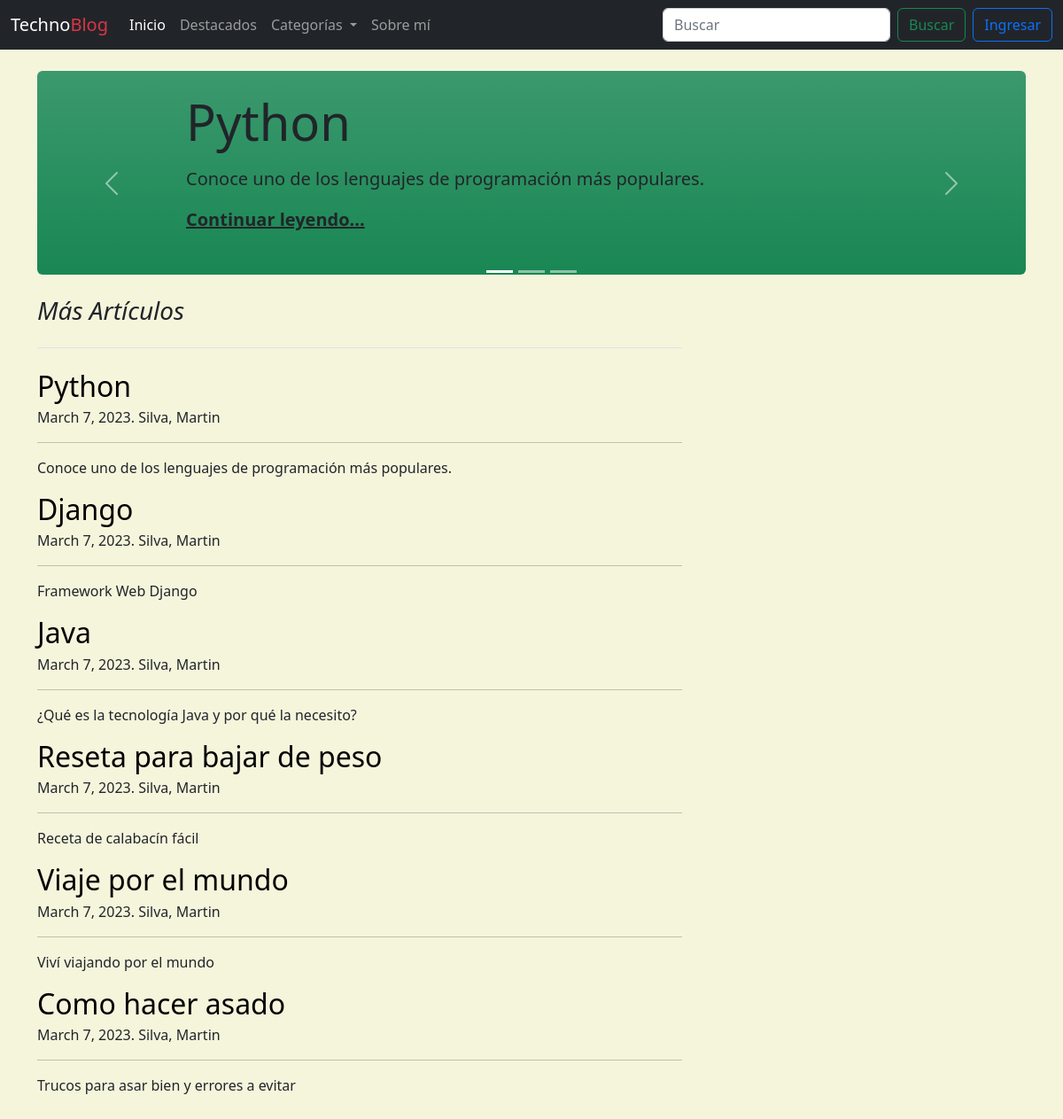
Before: / with the older database file.
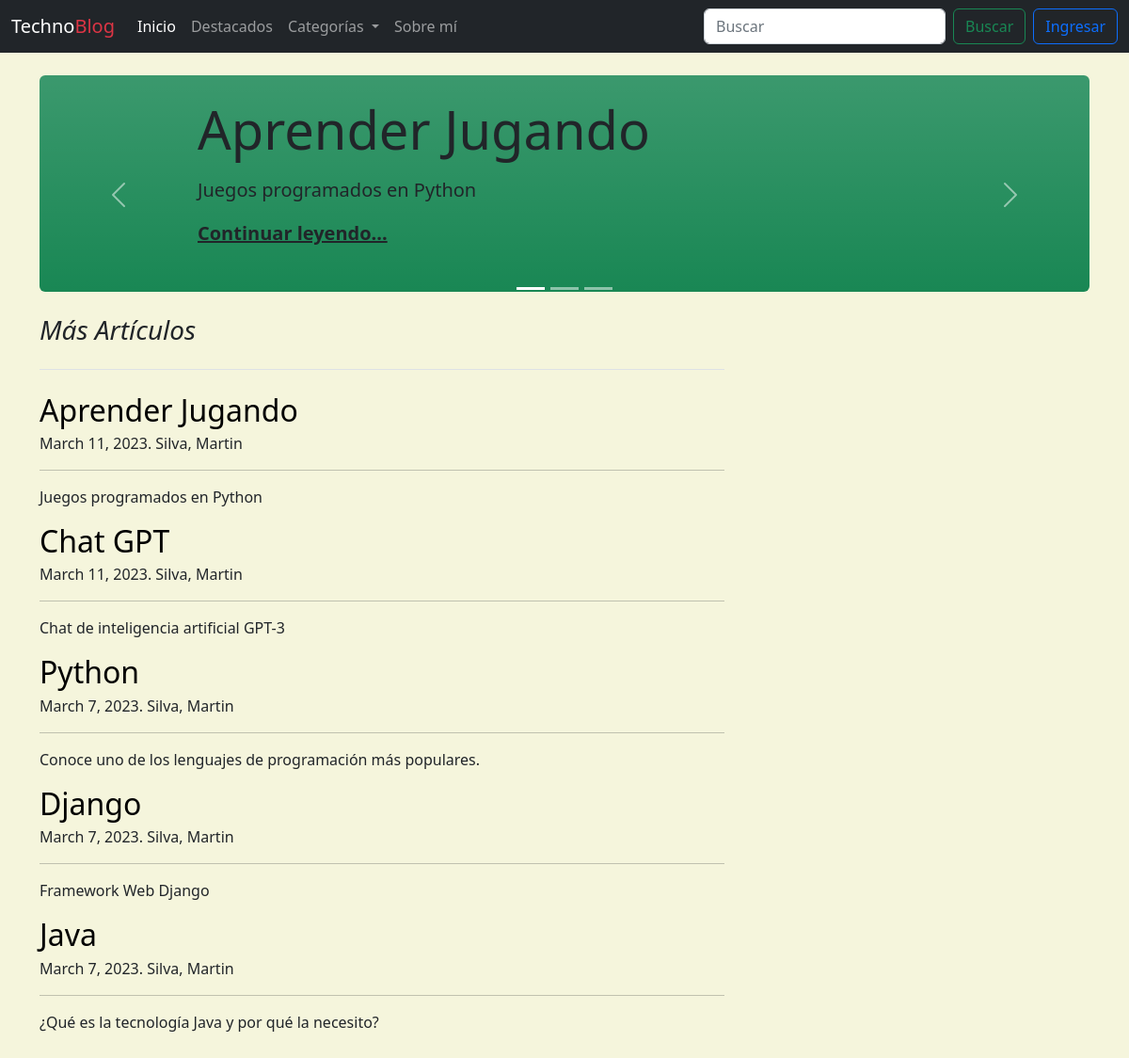
After: the same page with the newer database file.
### blogs/models.py (models this page shows, shortened)
class Post(models.Model):
    title = models.CharField(max_length=255)
    slug = models.SlugField(unique=True)
    overview = models.TextField()
    date_created = models.DateTimeField(auto_now_add=True)
    content = models.TextField()
    author = models.ForeignKey(settings.AUTH_USER_MODEL, on_delete=models.PROTECT)
    categories = models.ManyToManyField('Category')
    featured = models.BooleanField(default=False)
    image = models.ImageField(upload_to='post_images/', blank=True, null=True)
    pub_date = models.DateTimeField(default=timezone.now)
    def get_absolute_url(self):
        return reverse("blogs:post", kwargs={"slug": self.slug})
    class Meta:
        ordering = ["-date_created"]

### users/models.py (models this page shows)
class User(AbstractUser):
    def __str__(self):
        return f'{self.last_name}, {self.first_name}'

### blogs/views.py (the view)
# urls.py: path('', views.home_page),
def home_page(request):
    posts = Post.objects.filter(
        pub_date__lte=timezone.now()
    )
    featured = Post.objects.filter(featured=True).filter(
        pub_date__lte=timezone.now()
    )[:3]
    context = {
        'post_list': posts,
        'featured': featured
    }
    return render(request, 'blogs/home_page.html', context=context)

### blogs/context_processors.py (called while the page is built)
def categories_processor(request):
    categories = Category.objects.all()
    return {
        'categories': categories
    }

### blogs/templates/blogs/home_page.html (shortened to what this page needs)
{% extends 'base.html' %}
{% block content %}
<div class="container-xxl bd-gutter mt-3 my-md-4 bd-layout">
    <main class="container">
        <div class="row g-5">
            <div class="col-md-12">
                {% include "blogs/featured.html" %}
            </div>
        </div>
        <div class="row g-5">
            <div class="col-md-8">
                <h3 class="pb-4 mb-4 fst-italic border-bottom">
                    Más Artículos
                </h3>
                {% for post in post_list %}
                    <article class="blog-post">
                        <h2 class="blog-post-title mb-1">
                            <a href="{{ post.get_absolute_url }}" style="text-decoration: none"
                               class="text-black">
                                {{ post.title }}
                            </a>
                        </h2>
                        <p class="blog-post-meta">{{ post.pub_date.date }}. {{post.author}}</p>
                        <hr>
                        <p>{{ post.overview }}</p>
                    </article>
                {% endfor %}
            </div>
        </div>
    </main>
</div>
{% endblock content %}

### blogs/templates/blogs/featured.html (shortened to what this page needs)
<div id="carouselIndicators" class="carousel slide" data-bs-ride="true">
    <div class="carousel-indicators">
        <button type="button" data-bs-target="#carouselIndicators" data-bs-slide-to="0" class="active"
                aria-current="true" aria-label="Slide 1"></button>
        <button type="button" data-bs-target="#carouselIndicators" data-bs-slide-to="1"
                aria-label="Slide 2"></button>
        <button type="button" data-bs-target="#carouselIndicators" data-bs-slide-to="2"
                aria-label="Slide 3"></button>
    </div>
    <div class="carousel-inner">
        {% for f in featured %}
            <div class="carousel-item {% if f == featured|first %}active{% endif %}">
                <div class="px-5 p-md-4 mb-4 rounded text-bg-success bg-gradient text-dark" style="height: 230px">
                    <div class="col-md-10 px-5 mx-5">
                        <h1 class="display-4 fw-dark px-5">{{ f.title }}</h1>
                        <p class="lead my-3 px-5">{{ f.overview }}</p>
                        <p class="lead mb-0 px-5"><a href="{{ f.get_absolute_url }}" class="text-dark fw-bold">Continuar
                            leyendo...</a></p>
                    </div>
                </div>
            </div>
        {% endfor %}
    </div>
    <button class="carousel-control-prev" type="button" data-bs-target="#carouselIndicators"
            data-bs-slide="prev">
        <span class="carousel-control-prev-icon" aria-hidden="true"></span>
    </button>
    <button class="carousel-control-next" type="button" data-bs-target="#carouselIndicators"
            data-bs-slide="next">
        <span class="carousel-control-next-icon" aria-hidden="true"></span>
    </button>
</div>

Changed rows visible on the page:
no longer on one of the page's lists (row unchanged): Post: title "Python", overview "Conoce uno de los lenguajes de programación más populares."
removed Post: title "Reseta para bajar de peso", pub_date "March 7, 2023", author "Silva, Martin", overview "Receta de calabacín fácil", shown under "Más Artículos"
removed Post: title "Viaje por el mundo", pub_date "March 7, 2023", author "Silva, Martin", overview "Viví viajando por el mundo", shown under "Más Artículos"
removed Post: title "Como hacer asado", pub_date "March 7, 2023", author "Silva, Martin", overview "Trucos para asar bien y errores a evitar", shown under "Más Artículos"
added Post: title "Aprender Jugando", overview "Juegos programados en Python", pub_date "March 11, 2023", author "Silva, Martin"
added Post: title "Chat GPT", pub_date "March 11, 2023", author "Silva, Martin", overview "Chat de inteligencia artificial GPT-3", shown under "Más Artículos"
